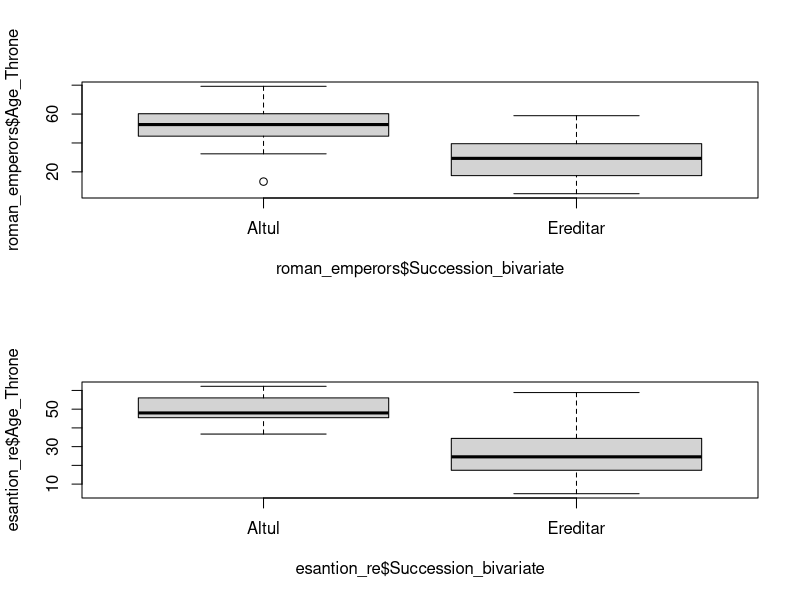
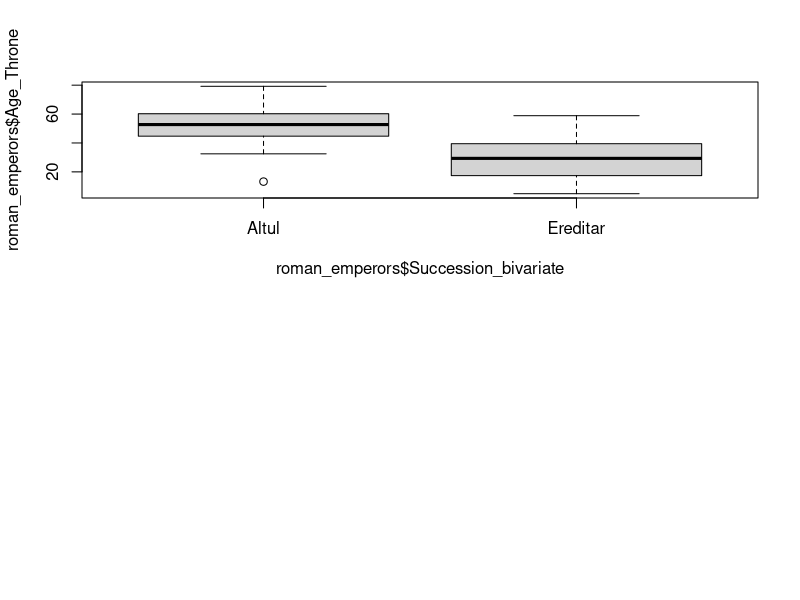

Recreate these plots in R, in order.
## importam si incarcam in memoria de lucru setul de date----
library(readxl)
example_dataset <- read_excel("example_dataset.xlsx")
roman_emperors <- as.data.frame(example_dataset)
rm(example_dataset)

roman_emperors [, 3:6] <- lapply(roman_emperors[,3:6], factor)# functia lapply face parte din familia de functii apply
# in acest caz dorim sa transformam toate coloanele care 
# contin caractere in variabile categorice
# cu exceptia coloanei cu nume
roman_emperors <- roman_emperors[, -1]


###creem o noua coloana care contine precizarea modului de ascensiune la putere ca drept ereditar, sau altul
roman_emperors$Succession_bivariate <- as.factor(                               #cerem crearea noii coloane ca factor
  ifelse(                                                                       #functie prin care putem sa creem grupuri conditionate
    roman_emperors$Succession=="Birthright",                                    # specificam setul de date si ciloana pe care le dorim grupate
    #si conditia pe care o dorim indeplinita
    "Ereditar",                                                                # specificam valoare pe care o dorim in cazul indeplinirii conditiei
    "Altul"))                                                                  # specificam valoare pe care o dorim in cazul neindeplinirii conditiei

dif_preluare_tron <- (mean(roman_emperors$Age_Throne[roman_emperors$Succession_bivariate=="Ereditar"]))- 
  mean(roman_emperors$Age_Throne[roman_emperors$Succession_bivariate=="Altul"])


## extragem un esantion aleatoriu din setul de date------

set.seed(12345)                              #stabilim o valoare pentru generatorul de combinati aleatorii
esantion_re <- roman_emperors[              #dam numele obiectului creat si specificam setul de date cu care vrem sa lucram  
  sample(                                    #in spatiul de la dreapta virgulei specificam ca vrem esantionarea pe randuri
    1:nrow(roman_emperors),                  #de la primul la ultimul rand si specificam din nou setul de date pentru functia nrow
    30), ]                                   #specificam si numarul de randuri pe care il dorim extras

#### ne uitam la diferentele dintre cele doua seturi e date------
par(mfrow=c(2,1))    # vom produce doua boxploturi care vor fi redate intr-o singura figura cu 2 randuri si o coloana
boxplot(roman_emperors$Age_Throne~roman_emperors$Succession_bivariate)
boxplot(esantion_re$Age_Throne~esantion_re$Succession_bivariate)

summary(roman_emperors$Age_Throne)
summary(esantion_re$Age_Throne)


###### - t-test pentru o singura variabila numerica----------

### vom analiza variabila varstei ascensiunii la tron


?t.test # afisam pagina de descriere a functiei t.test

####t.test unilateral-------
### testam daca media esantionului este mai mica decat sau egala cu 40
### ipoteza nula, H0 media>=40
###ipoteza alternativa H1<40
### vrem sa producem si un interval de incredere de 95% pentru medie

test_unilateral <- t.test(esantion_re$Age_Throne, #specificam setul de date si variabila pe care o dorim analizata
       mu=40.6,                     #specificam ipoteza nula
       alternative = "less",      #specificam ipoteza alternativa
       conf.level = 0.95)         #specificam valoarea intervalului de incredere pe care il dorim calculat pentru medie

test_unilateral


#### test bilateral----------
### testam daca media esantionului este egala cu 44
### ipoteza nula, H0 media=44
###ipoteza alternativa H1><44
### vrem sa producem si un interval de incredere de 95% pentru medie

test_bilateral <- t.test(roman_emperors$Age_Throne,       #specificam setul de date si variabila pe care o dorim analizata
                          mu=40.6,                          #specificam ipoteza nula, media este 44
                          alternative = "two.sided",      #specificam ipoteza alternativa, media este diferita de 44
                          conf.level = 0.95)              #specificam valoarea intervalului de incredere pe care il dorim calculat pentru medie
test_bilateral

###### - t-test pentru o variabila numerica grupata in functie de o variabila categorica----------
### testam daca mediile grupelor in functie de modul de preluare a puterii sunt egale
### ipoteza nula, mediile sunt egale
### ipoteza alternativa mediile nu sunt egale
### vrem sa producem si un interval de incredere de 95% pentru medie


###creem o noua coloana care contine precizarea modului de ascensiune la putere ca drept ereditar, sau altul
roman_emperors$Succession_bivariate <- as.factor(                           #cerem crearea noii coloane ca factor
  ifelse(                                                                   #functie prin care putem sa creem grupuri conditionate
    roman_emperors$Succession=="Birthright",                                # specificam setul de date si ciloana pe care le dorim grupate
                                                                            #si conditia pe care o dorim indeplinita
    "Ereditar",                                                             # specificam valoare pe care o dorim in cazul indeplinirii conditiei
    "Altul"))                                                               # specificam valoare pe care o dorim in cazul neindeplinirii conditiei

boxplot(roman_emperors$Age_Throne~roman_emperors$Succession_bivariate)


##### NOTA BENE ---------------
# O conditíe care trebuie verificata este daca variatiile de la medie ale celor doua grupuri sunt egale
  # ipoteza nula a testului este ca variatiile sunt egale
variatie_ereditar=var(                                       #functie de calculare a variatiei fata de medie              
  roman_emperors$Age_Throne[                                   #specificam variabila pe care o dorim analizata
    roman_emperors$Succession_bivariate=="Ereditar"])        # specificam variabila si conditia in functie de care dorim sa se faca calculul

variatie_altul=var(                                       #functie de calculare a variatiei fata de medie              
  roman_emperors$Age_Throne[                             #specificam variabila pe care o dorim analizata
    roman_emperors$Succession_bivariate=="Altul"])       #specificam variabila si conditia in functie de care dorim sa se faca calculul

variatie_ereditar
variatie_altul

t_test_pe_grupuri <- t.test(roman_emperors$Age_Throne~roman_emperors$Succession_bivariate, #specificam setul de date cu variabila numerica 
                                                                                            #pe care o dorim analizata si cu variabila categorica 
                                                                                            # in functie de care o dorim grupata
                    mu=0,                                                                  # ipoteza nula este ca nu exista diferenta intre medii
                    alternative="two.sided",
                    conf.level=0.95)
t_test_pe_grupuri

###### - TEST NONPARAMETRIC pentru o variabila numerica grupata in functie de o variabila categorica / Mann-Whitney U Test / Wilcoxon Rank-Sum Test----------
### testam daca mediile grupelor in functie de modul de preluare a puterii sunt egale
### ipoteza nula, mediile sunt egale
### ipoteza alternativa mediile nu sunt egale
### vrem sa producem si un interval de incredere de 95% pentru medie
test_nonparametric=wilcox.test(roman_emperors$Age_Throne~roman_emperors$Succession_bivariate, mu=0, alternative="two.sided", conf.int=TRUE, 
                               conf.interval=0.95)
test_nonparametric


